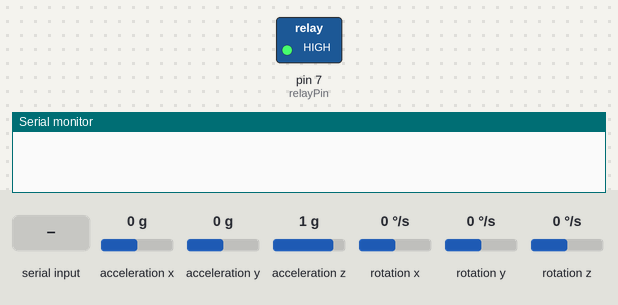
Simulated run of this sketch. Board: Arduino Uno, built with avr-gcc and run on an emulated ATmega328P. Shown: switched loads named in the sketch (green lamp = pin HIGH), the last lines printed to the serial monitor. The test bench sets the inputs (shaded band); at power-on: acceleration x 0 g, acceleration y 0 g, acceleration z 1 g, rotation x 0 °/s, rotation y 0 °/s, rotation z 0 °/s.

Above: at 1.2 s.
1.3 s: acceleration x set to -0.8 g
4.3 s: acceleration x set to -1.1 g
At 7.1 s:
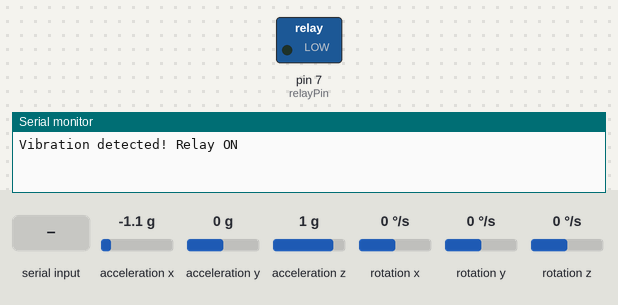
7.3 s: "0" received over the second serial link
At 10.7 s:
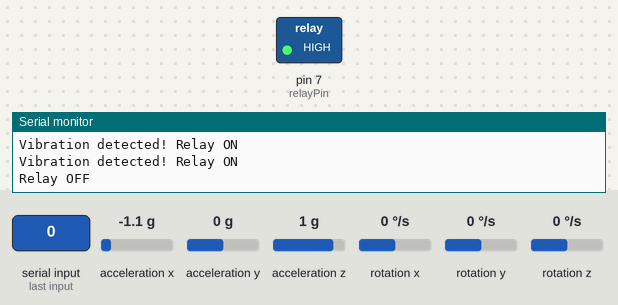
Timing chart, 0 to 12.8 s (numbered marks = the images above; inputs shaded):
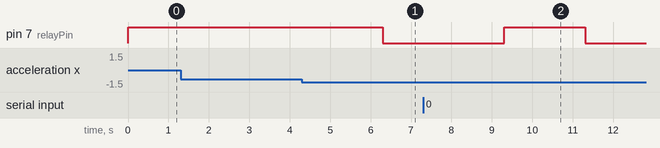

The sketch:

SEGCOS.ino
```cpp
#include <MPU6050.h>
#include <Wire.h>
#include <SoftwareSerial.h>

MPU6050 mpu;
const int relayPin = 7; // پین متصل به رله
char command;
SoftwareSerial bluetooth(10, 11); // RX, TX pins

void setup() {
    Serial.begin(9600);  // ارتباط سریال برای بلوتوث
    Wire.begin();
    mpu.initialize();
    pinMode(relayPin, OUTPUT);
    digitalWrite(relayPin, HIGH); // در ابتدا رله خاموش باشد

    bluetooth.begin(9600); // Set the baud rate for Bluetooth communication

}

void loop() {
    int16_t ax, ay, az, gx, gy, gz;
    mpu.getMotion6(&ax, &ay, &az, &gx, &gy, &gz);

    // بررسی لرزش بر اساس شتاب ناگهانی
    if (abs(ax) > 15000 || abs(ay) > 15000 || abs(az) > 20000) {
        delay(2000);
        digitalWrite(relayPin, LOW); // روشن کردن رله در صورت تشخیص لرزش
        Serial.println("Vibration detected! Relay ON");
    }


    if (bluetooth.available()) {
       String message = bluetooth.readString(); // Read the message from Bluetooth

       if (message == "0") {
          digitalWrite(relayPin, HIGH);
          Serial.println("Relay OFF");
    }

       if (message == "1") {
          digitalWrite(relayPin, LOW);
          Serial.println("Relay ON");
    }

     if (Serial.available()) {
        command = Serial.read();
       if (command == '0') {  // اگر کاربر '0' بفرستد، رله خاموش شود
          digitalWrite(relayPin, HIGH);
          Serial.println("Relay OFF");
    }

       if (command == '1') {  // اگر کاربر '0' بفرستد، رله خاموش شود
          digitalWrite(relayPin, LOW);
          Serial.println("Relay ON");
    }

    delay(100);

 }
 }
}
```

Measured:
- the behaviour switches between -0.9 and -1 g on acceleration x (found by bisection; images 0 and 1)
- after the input at 1.3 s, every drawn part: stays the same
- after the input at 4.3 s, pin 7 (relayPin): HIGH → LOW after 2.0 s
- after the input at 7.3 s, pin 7 (relayPin): LOW → HIGH after 2.0 s, → LOW 2.0 s later
